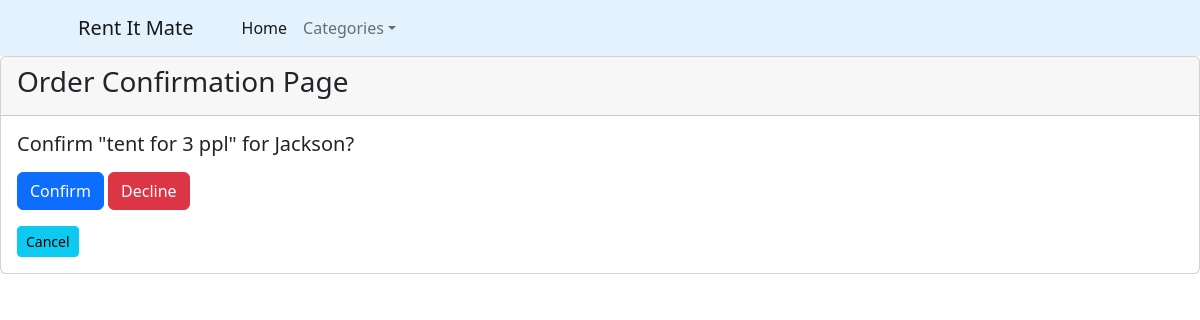
The page /confirmation/29/ (signed in) on the database as committed earlier.
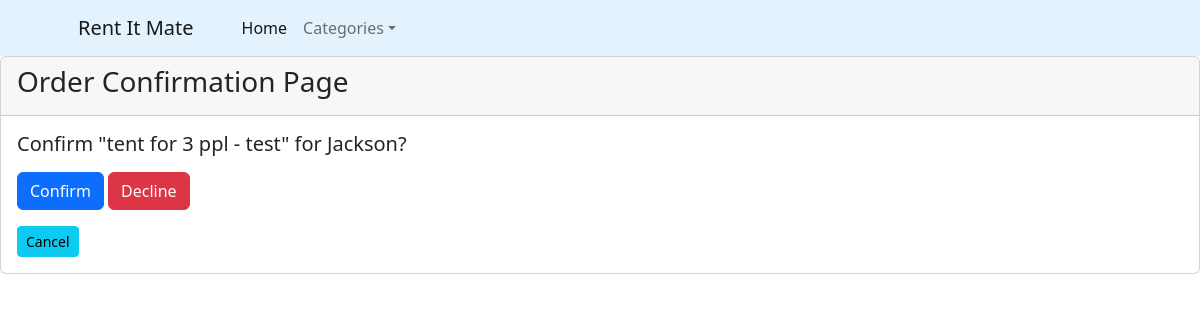
The same page on the database as committed later.
### ecommerce/models.py (models this page shows, shortened)
class Order_list(models.Model):
    STATUS = (('Pending', 'Pending'),
              ('Out for delivery', 'Out_for_delivery'),
              ('Delivered', 'Delivered'))
    customer = models.ForeignKey(Customer, null=True, on_delete=models.SET_NULL)
    product = models.ForeignKey(Product, null=True, on_delete=models.SET_NULL)
    date_ordered = models.DateTimeField(auto_now_add=True, null=True)
    complete = models.BooleanField(default=True)
    rent_from = models.DateTimeField(null=True)
    rent_to = models.DateTimeField(null=True)
    id = models.AutoField(primary_key=True)
    def __str__(self):
        return self.product.name

class Product(models.Model):
    CATEGORY = (
                ('Sport-Outdoor', 'Sport & Outdoor'),
                ('Drones-cameras', 'Drones & cameras'),
                ('Electronics', 'Electronics'),
                ('Home-appliances', 'Home appliances'),
                ('Musical-equipments', 'Musical equipments'),
                ('Accessories','Accessories'),
                )
    customer = models.ForeignKey(Customer, null=True, on_delete=models.SET_NULL)
    name = models.CharField(max_length=200, null=True)
    price = models.FloatField(null=True)
    category = models.CharField(max_length=200, null=True,choices=CATEGORY)
    description = models.CharField(max_length=200, null=True, blank=True)
    date_created= models.DateTimeField(auto_now_add=True, null=True)
    available_from = models.DateTimeField(null=True)
    available_to = models.DateTimeField(null=True)
    item_pic = models.ImageField( null=True)
    item_pic_2 = models.ImageField(null=True, blank=True)
    item_pic_3 = models.ImageField(null=True, blank=True)
    item_pic_4 = models.ImageField(null=True, blank=True)

class Customer (models.Model):
    user= models.OneToOneField(User, null=True, on_delete=models.CASCADE)
    name = models.CharField(max_length=100, null=True)
    phone=models.CharField(max_length=100, null=True)
    email=models.CharField(max_length=100, null=True)
    date_created= models.DateTimeField(auto_now_add=True)
    address = models.CharField(verbose_name="Address", max_length=100, null=True, blank=True)
    town = models.CharField(verbose_name="Town/City", max_length=100, null=True, blank=True)
    post_code = models.CharField(verbose_name="Post Code", max_length=8, null=True, blank=True)
    country = models.CharField(verbose_name="Country", max_length=100, null=True, blank=True)
    latitude = models.CharField(verbose_name="Latitude", max_length=50, null=True, blank=True)
    longitude = models.CharField(verbose_name="Longitude", max_length=50, null=True, blank=True)
    def __str__(self):
        return self.name

### ecommerce/views.py (the view)
# urls.py: path('confirmation/<str:pk>/', views.confirmation, name='confirmation'),
@login_required(login_url='login')
def confirmation (request, pk):
    order = Order_list.objects.get(id=pk)
    context = { 'order': order}
    return render(request, 'confirmation.html', context)

### templates/confirmation.html (shortened to what this page needs)
<!DOCTYPE html>
<!DOCTYPE html>
{% load static%}
{% load crispy_forms_tags %}
<html lang="en">
<head>
    <link href="https://cdn.jsdelivr.net/npm/bootstrap@5.2.1/dist/css/bootstrap.min.css" rel="stylesheet">
</head >
<body>
    <nav class="navbar navbar-expand-lg navbar-light bg-grey" style="background-color: #e3f2fd;">
            <div class="container px-4 px-lg-5">
                <a class="navbar-brand" href="{% url 'index' %}">Rent It Mate</a>
                <div class="collapse navbar-collapse" id="navbarSupportedContent">
                    <ul class="navbar-nav me-auto mb-2 mb-lg-0 ms-lg-4">
                        <li class="nav-item"><a class="nav-link active" aria-current="page" href="{% url 'index' %}">Home</a></li>
                        <li class="nav-item dropdown">
                            <a class="nav-link dropdown-toggle" id="navbarDropdown" href="#" role="button" data-bs-toggle="dropdown" aria-expanded="false">Categories</a>
                        </li>
                    </ul>
                </div>
            </div>
        </nav>
<div class="card">
  <div class="card-header">
      <h3>Order Confirmation Page</h3>
  </div>
  <div class="card-body">
    <h5 class="card-title"><p> Confirm "{{order}}" for {{order.customer}}?</p></h5>
    <form method = "POST">
        <button onclick="myFunction()" type="submit" class="btn btn-primary">Confirm</button>
        <button type="submit" class="btn btn-danger">Decline</button>
        <a class = "btn btn-sm btn-info" href="{% url 'mybookeditems' request.user.customer.id%}">Cancel</a>
    </form>
  </div>
</div>
</body>

Rows that differ between the two databases and show on the page:
changed through a linked row, Order_list "Jackson": product.name "tent for 3 ppl" → "tent for 3 ppl - test"
